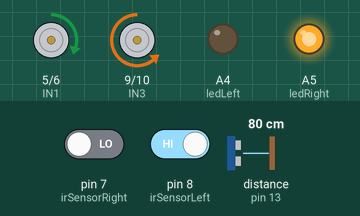
This sketch was run on a simulated Arduino Uno, built with avr-gcc and run on an emulated ATmega328P. Parts: motor-driver pin pairs drawn as motors (green arrow = first pin HIGH = forward, orange = second pin HIGH = backward, longer = more drive, scaled by the enable pin), output pins drawn as LEDs (lit = HIGH). Wiring (inferred from the names in the program): ultrasonic range finder: trigger pin 12; echo pin 13. Dashed ring = blinking. The inputs (shaded band) are chosen by the test bench; at power-on: distance to the obstacle (sensor on pin 13) 80 cm, pin 7 (irSensorRight) LOW, pin 8 (irSensorLeft) HIGH. The echo pulse lasts 58.3 µs per cm; pins used as bus, display or sensor lines are not drawn; what the sketch prints to the serial monitor is not drawn.

Above: at 1.2 s.
1.3 s: distance to the obstacle (sensor on pin 13) set to 12 cm
4.3 s: distance to the obstacle (sensor on pin 13) set to 9 cm
At 4.7 s:
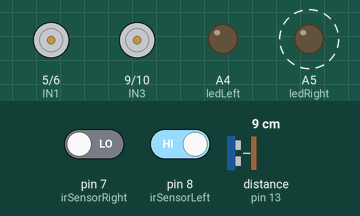
At 6.23 s:
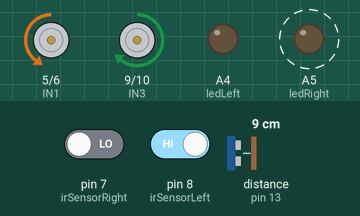
Timing chart, 0 to 13.3 s (numbered marks = the images above; inputs shaded):
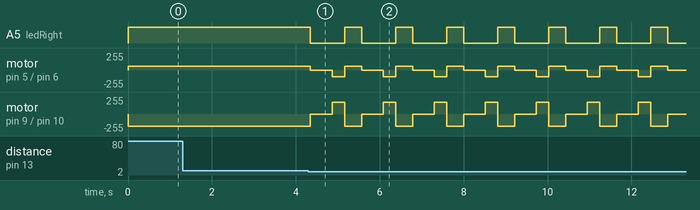

The sketch:

____.ino
```cpp
// ===== 硬體引腳定義 =====
const int ENA = 3;    // 左馬達PWM
const int IN1 = 5;    // 左馬達方向1
const int IN2 = 6;    // 左馬達方向2
const int IN3 = 9;    // 右馬達方向1
const int IN4 = 10;   // 右馬達方向2
const int ENB = 11;   // 右馬達PWM


const int irSensorLeft = 8;   // 左循跡感測器
const int irSensorRight = 7;  // 右循跡感測器
const int trigPin = 12;       // 超音波Trig
const int echoPin = 13;       // 超音波Echo
const int ledLeft = A4;       // 左LED指示燈
const int ledRight = A5;      // 右LED指示燈


// ===== 參數設定 =====
const int motorspeed = 130;       // 基礎速度
const int turnSpeed = 180;
const int turnSpeed2 = 150;       // 轉向速度
const int turnSpeed1 = 60;


const int motorspeed2 = 100;
const int obstacleDistance=10;
// ===== 馬達控制函數 =====
void forward() {
  analogWrite(ENA, motorspeed2);
  digitalWrite(IN1, HIGH);
  digitalWrite(IN2, LOW);
  digitalWrite(IN3, LOW);
  digitalWrite(IN4, HIGH);
  analogWrite(ENB, motorspeed);
  digitalWrite(ledLeft, LOW);
  digitalWrite(ledRight, LOW);
  Serial.println("動作：前進");
}


void backward() {
  analogWrite(ENA, motorspeed2);
  digitalWrite(IN1, LOW);
  digitalWrite(IN2, HIGH);
  digitalWrite(IN3, HIGH);
  digitalWrite(IN4, LOW);
  analogWrite(ENB, motorspeed);
  Serial.println("動作：後退");
}


void turnLeft() {
  analogWrite(ENA, turnSpeed2);
  digitalWrite(IN1, HIGH);
  digitalWrite(IN2, LOW);
  digitalWrite(IN3, LOW);
  digitalWrite(IN4, HIGH);
  analogWrite(ENB, turnSpeed1);  // 右輪速度降低
  digitalWrite(ledLeft, HIGH);
  digitalWrite(ledRight, LOW);
  Serial.println("動作：左轉");
}


void turnRight() {
  analogWrite(ENA, turnSpeed1);  // 左輪速度降低
  digitalWrite(IN1, HIGH);
  digitalWrite(IN2, LOW);
  digitalWrite(IN3, LOW);
  digitalWrite(IN4, HIGH);
  analogWrite(ENB, turnSpeed);
  digitalWrite(ledLeft, LOW);
  digitalWrite(ledRight, HIGH);
  Serial.println("動作：右轉");
}


void stopMotor() {
  analogWrite(ENA, 0);
  analogWrite(ENB, 0);
  digitalWrite(ledLeft, LOW);
  digitalWrite(ledRight, LOW);
  Serial.println("動作：停止");
}


// ===== 超音波距離測量 =====
int getDistance() {
  digitalWrite(trigPin, LOW);
  delayMicroseconds(2);
  digitalWrite(trigPin, HIGH);
  delayMicroseconds(10);
  digitalWrite(trigPin, LOW);
  long duration = pulseIn(echoPin, HIGH, 20000);
  if(duration == 0) return 999; // 超時返回大值
  return duration * 0.034 / 2;
}


// ===== 初始化設定 =====
void setup() {
  // 馬達引腳初始化
  pinMode(ENA, OUTPUT);
  pinMode(IN1, OUTPUT);
  pinMode(IN2, OUTPUT);
  pinMode(IN3, OUTPUT);
  pinMode(IN4, OUTPUT);
  pinMode(ENB, OUTPUT);

  // 感測器引腳初始化
  pinMode(irSensorLeft, INPUT);
  pinMode(irSensorRight, INPUT);
  pinMode(trigPin, OUTPUT);
  pinMode(echoPin, INPUT);
  pinMode(ledLeft, OUTPUT);
  pinMode(ledRight, OUTPUT);

  Serial.begin(9600);
  Serial.println("系統初始化完成");
}


// ===== 主控制循環 =====
void loop() {
  // 1. 讀取循跡感測器狀態（注意：HIGH=白線，LOW=黑線）
  bool leftSensor = digitalRead(irSensorLeft);
  bool rightSensor = digitalRead(irSensorRight);

  // 2. 讀取超音波距離
  int distance = getDistance();

  // 調試信息
  Serial.print("左感測: ");
  Serial.print(leftSensor);
  Serial.print(" 右感測: ");
  Serial.print(rightSensor);
  Serial.print(" 距離: ");
  Serial.print(distance);
  Serial.println("cm");


  // 3. 避障判斷（最高優先級）
  if (distance > 0 && distance < obstacleDistance) {
    Serial.println("偵測到障礙物！");
    stopMotor();
    delay(500);
    backward();
    delay(300);
    turnRight();
    delay(400);
    return; // 本回合結束
  }


  // 4. 循跡控制（修正後的邏輯）
  if (leftSensor == LOW && rightSensor == LOW) {
    forward();   // 兩側都是白線（在線上）
  }
  else if (leftSensor == HIGH && rightSensor == LOW) {
    turnRight(); // 左側檢測到黑線（偏左），向右修正
  }
  else if (leftSensor == LOW && rightSensor == HIGH) {
    turnLeft();  // 右側檢測到黑線（偏右），向左修正
  }
  else {
    stopMotor(); // 兩側都檢測到黑線（十字路口）
    delay(50);
  }

  delay(50); // 主循環延時
}
```

Measured:
- the behaviour switches between 11 and 10 cm on distance to the obstacle (sensor on pin 13) (found by bisection; images 0 and 1)
- after the input at 1.3 s, every drawn part: stays the same
- after the input at 4.3 s, A5 (ledRight): alternates HIGH for 0.40 s and LOW for 0.81 s, starting after 0.05 s; motor on pin 5 (IN1) / pin 6 (IN2): forward 60/255 → stopped after 0.05 s, then repeats every 1.2 s: backward 100/255 0.30 s, forward 60/255 0.40 s, stopped 0.51 s
